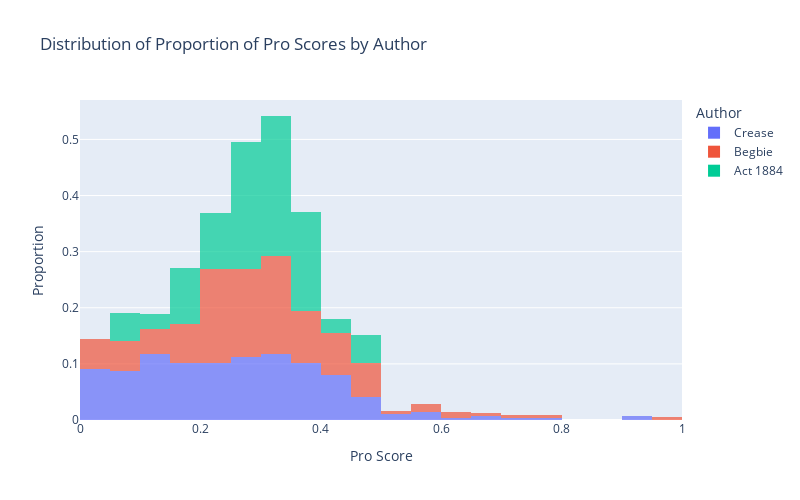

This figure's notebook cell:
### Code cell
# Plot histogram for Pro scores (proportion)
fig_pro = px.histogram(
    df_scores,
    x="Pro",
    color="Author",
    title="Distribution of Proportion of Pro Scores by Author ",
    nbins=30,
    opacity=0.7,
    labels={"Pro": "Pro Score"},
    histnorm="probability" 
)
fig_pro.update_layout(
    xaxis_title="Pro Score",
    yaxis_title="Proportion",
    width=800,
    height=500
)
fig_pro.show()

### Figure 1 — Plotly figure (JSON) as saved in the notebook; plotly's stock layout.template omitted (floating-point values rounded to 4 significant figures; data arrays with more than 128 entries replaced by an {"elided": "..."} marker saying what was removed)
{"data": [{"bingroup": "x", "histnorm": "probability", "hovertemplate": "Author=Crease<br>Pro Score=%{x}<br>probability=%{y}<extra></extra>", "legendgroup": "Crease", "marker": {"color": "#636efa", "opacity": 0.7, "pattern": {"shape": ""}}, "name": "Crease", "nbinsx": 30, "orientation": "v", "showlegend": true, "type": "histogram", "x": {"elided": "287 float values"}, "xaxis": "x", "yaxis": "y"}, {"bingroup": "x", "histnorm": "probability", "hovertemplate": "Author=Begbie<br>Pro Score=%{x}<br>probability=%{y}<extra></extra>", "legendgroup": "Begbie", "marker": {"color": "#EF553B", "opacity": 0.7, "pattern": {"shape": ""}}, "name": "Begbie", "nbinsx": 30, "orientation": "v", "showlegend": true, "type": "histogram", "x": {"elided": "202 float values"}, "xaxis": "x", "yaxis": "y"}, {"bingroup": "x", "histnorm": "probability", "hovertemplate": "Author=Act 1884<br>Pro Score=%{x}<br>probability=%{y}<extra></extra>", "legendgroup": "Act 1884", "marker": {"color": "#00cc96", "opacity": 0.7, "pattern": {"shape": ""}}, "name": "Act 1884", "nbinsx": 30, "orientation": "v", "showlegend": true, "type": "histogram", "x": [0.1615, 0.08859, 0.2942, 0.293, 0.3245, 0.364, 0.1973, 0.4619, 0.1638, 0.3405, 0.1733, 0.2095, 0.1353, 0.3739, 0.3347, 0.2778, 0.3865, 0.3699, 0.3766, 0.2777, 0.24, 0.2544, 0.3059, 0.09948, 0.2855, 0.2572, 0.3439, 0.3899, 0.3423, 0.3221, 0.3094, 0.2877, 0.2921, 0.3019, 0.3604, 0.25, 0.4526, 0.3026, 0.4053, 0.24], "xaxis": "x", "yaxis": "y"}], "layout": {"barmode": "relative", "height": 500, "legend": {"title": {"text": "Author"}, "tracegroupgap": 0}, "title": {"text": "Distribution of Proportion of Pro Scores by Author "}, "width": 800, "xaxis": {"anchor": "y", "domain": [0, 1], "title": {"text": "Pro Score"}}, "yaxis": {"anchor": "x", "domain": [0, 1], "title": {"text": "Proportion"}}}}
